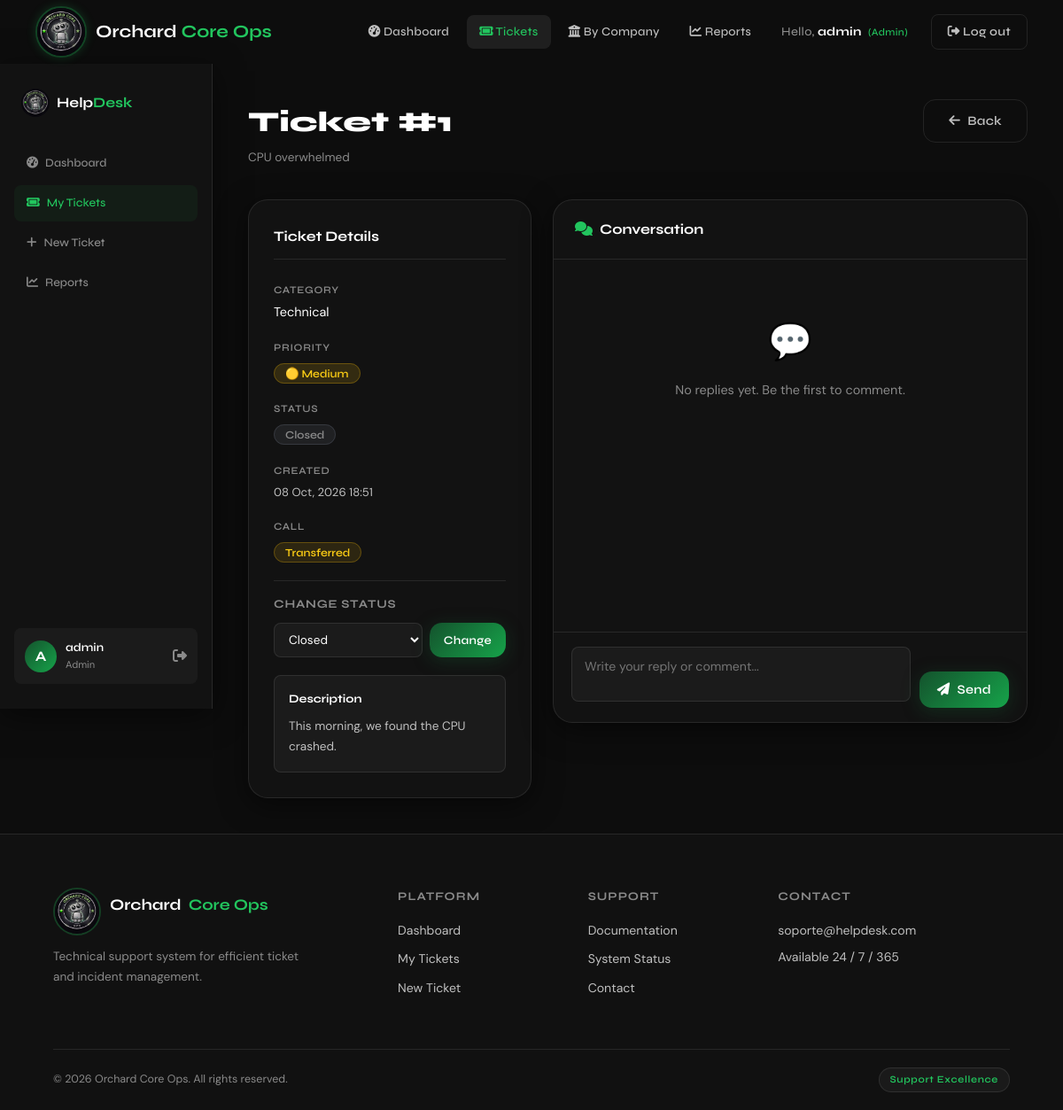
The page /tickets/ver/1 (signed in) on the database its author committed.
### models.py (models this page shows)
class Ticket(db.Model):
    __tablename__ = 'tickets'
    id          = db.Column(db.Integer, primary_key=True)
    titulo      = db.Column(db.String(150), nullable=False)
    descripcion = db.Column(db.Text, nullable=False)
    categoria   = db.Column(db.String(80), nullable=False)
    prioridad   = db.Column(db.String(20), nullable=False)
    empresa     = db.Column(db.String(50), nullable=False, default='SPARK')
    estado      = db.Column(db.String(20), default='abierto')
    call_status = db.Column(db.String(20))
    usuario_id  = db.Column(db.Integer, db.ForeignKey('users.id'), nullable=False)
    created_at  = db.Column(db.DateTime, default=datetime.utcnow)
    updated_at  = db.Column(db.DateTime, default=datetime.utcnow, onupdate=datetime.utcnow)
    responses   = db.relationship('Response', backref='ticket', lazy=True)

### modules/tickets/routes.py (the view, shortened to what this page needs)
@tickets_bp.route('/ver/<int:id>', methods=['GET', 'POST'])
@login_required
def view_ticket(id):
    ticket = Ticket.query.get_or_404(id)
    return render_template('tickets/view.html', ticket=ticket)

### modules/tickets/routes.py (called while the page is built)
def login_required(f):
    @wraps(f)
    def decorated_function(*args, **kwargs):
        if 'user_id' not in session:
            return redirect(url_for('auth.login'))
        return f(*args, **kwargs)
    return decorated_function

### templates/tickets/view.html (shortened to what this page needs)
{% extends 'base.html' %}
{% block content %}
<section class="dashboard-section">
  <aside class="sidebar glass-card">
    <div class="sidebar-logo">
      <img src="{{ url_for('static', filename='img/logo.png') }}" alt="Logo" style="width:32px;height:32px;border-radius:50%;object-fit:cover;" />
      <span class="logo-text">Help<span class="logo-accent">Desk</span></span>
    </div>
    <nav class="sidebar-nav">
      <a href="{{ url_for('dashboard.index') }}" class="sb-link">
        <i class="fa-solid fa-gauge-high" style="margin-right:8px;"></i>Dashboard
      </a>
      <a href="{{ url_for('tickets.list_tickets') }}" class="sb-link active">
        <i class="fa-solid fa-ticket" style="margin-right:8px;"></i>My Tickets
      </a>
      <a href="{{ url_for('tickets.create_ticket') }}" class="sb-link">
        <i class="fa-solid fa-plus" style="margin-right:8px;"></i>New Ticket
      </a>
      {% if session.get('rol') == 'admin' %}
      <a href="{{ url_for('reports.index') }}" class="sb-link">
        <i class="fa-solid fa-chart-line" style="margin-right:8px;"></i>Reports
      </a>
      {% endif %}
    </nav>
    <div class="sidebar-user">
      <div class="su-avatar">{{ session.get('username', 'U')[0].upper() }}</div>
      <div class="su-info">
        <span class="su-name">{{ session.get('username') }}</span>
        <span class="su-role">{{ session.get('rol','user')|role_label }}</span>
      </div>
      <a href="{{ url_for('auth.logout') }}" class="su-logout" title="Log out">
        <i class="fa-solid fa-right-from-bracket"></i>
      </a>
    </div>
  </aside>
  <div class="dashboard-main">
    <div class="dash-topbar">
      <div>
        <h1 class="dash-title">Ticket #{{ ticket.id }}</h1>
        <p class="dash-sub">{{ ticket.titulo }}</p>
      </div>
      <a href="{{ url_for('tickets.list_tickets') }}" class="btn-ghost">
        <i class="fa-solid fa-arrow-left"></i> Back
      </a>
    </div>
    <div style="display:grid;grid-template-columns:320px 1fr;gap:24px;align-items:start;">
      <div class="glass-card" style="padding:28px;">
        <h3 style="font-family:var(--font-head);font-size:1rem;font-weight:700;margin-bottom:20px;padding-bottom:12px;border-bottom:1px solid var(--border);">
          Ticket Details
        </h3>
        <div style="display:flex;flex-direction:column;gap:14px;margin-bottom:20px;">
          <div>
            <span style="font-size:0.72rem;color:var(--silver-dim);text-transform:uppercase;letter-spacing:0.06em;font-family:var(--font-head);font-weight:600;">Category</span>
            <p style="color:var(--white);font-size:0.9rem;margin-top:3px;">{{ ticket.categoria|categoria_label }}</p>
          </div>
          <div>
            <span style="font-size:0.72rem;color:var(--silver-dim);text-transform:uppercase;letter-spacing:0.06em;font-family:var(--font-head);font-weight:600;">Priority</span>
            <p style="margin-top:4px;">
              {% if ticket.prioridad == 'alta' %}
                <span style="padding:3px 12px;background:rgba(239,68,68,0.15);border:1px solid rgba(239,68,68,0.3);border-radius:20px;font-size:0.78rem;font-family:var(--font-head);font-weight:600;color:#f87171;">🔴 High</span>
              {% elif ticket.prioridad == 'media' %}
                <span style="padding:3px 12px;background:rgba(234,179,8,0.15);border:1px solid rgba(234,179,8,0.3);border-radius:20px;font-size:0.78rem;font-family:var(--font-head);font-weight:600;color:#facc15;">🟡 Medium</span>
              {% else %}
                <span style="padding:3px 12px;background:rgba(34,197,94,0.1);border:1px solid rgba(34,197,94,0.25);border-radius:20px;font-size:0.78rem;font-family:var(--font-head);font-weight:600;color:var(--green-glow);">🟢 Low</span>
              {% endif %}
            </p>
          </div>
          <div>
            <span style="font-size:0.72rem;color:var(--silver-dim);text-transform:uppercase;letter-spacing:0.06em;font-family:var(--font-head);font-weight:600;">Status</span>
            <p style="margin-top:4px;">
              {% if ticket.estado == 'abierto' %}
                <span style="padding:3px 12px;background:rgba(34,197,94,0.1);border:1px solid rgba(34,197,94,0.25);border-radius:20px;font-size:0.78rem;font-family:var(--font-head);font-weight:600;color:var(--green-glow);">Open</span>
              {% elif ticket.estado == 'en_proceso' %}
                <span style="padding:3px 12px;background:rgba(234,179,8,0.12);border:1px solid rgba(234,179,8,0.3);border-radius:20px;font-size:0.78rem;font-family:var(--font-head);font-weight:600;color:#facc15;">In Progress</span>
              {% else %}
                <span style="padding:3px 12px;background:rgba(107,114,128,0.15);border:1px solid rgba(107,114,128,0.3);border-radius:20px;font-size:0.78rem;font-family:var(--font-head);font-weight:600;color:var(--silver-dim);">Closed</span>
              {% endif %}
            </p>
          </div>
          <div>
            <span style="font-size:0.72rem;color:var(--silver-dim);text-transform:uppercase;letter-spacing:0.06em;font-family:var(--font-head);font-weight:600;">Created</span>
            <p style="color:var(--silver);font-size:0.82rem;margin-top:3px;">{{ ticket.created_at.strftime('%d %b, %Y %H:%M') }}</p>
          </div>
          {% if ticket.call_status %}
          <div>
            <span style="font-size:0.72rem;color:var(--silver-dim);text-transform:uppercase;letter-spacing:0.06em;font-family:var(--font-head);font-weight:600;">Call</span>
            <p style="margin-top:4px;">
              {% if ticket.call_status == 'Transferida' %}
                <span style="padding:3px 12px;background:rgba(234,179,8,0.12);border:1px solid rgba(234,179,8,0.3);border-radius:20px;font-size:0.78rem;font-family:var(--font-head);font-weight:600;color:#facc15;">Transferred</span>
              {% else %}
                <span style="padding:3px 12px;background:rgba(34,197,94,0.1);border:1px solid rgba(34,197,94,0.25);border-radius:20px;font-size:0.78rem;font-family:var(--font-head);font-weight:600;color:var(--green-glow);">Completed</span>
              {% endif %}
            </p>
          </div>
          {% endif %}
        </div>
        {% if session.get('rol') == 'admin' %}
        <div style="padding-top:16px;border-top:1px solid var(--border);">
          <h4 style="font-family:var(--font-head);font-size:0.82rem;font-weight:700;color:var(--silver-dim);text-transform:uppercase;letter-spacing:0.06em;margin-bottom:10px;">Change Status</h4>
          <form method="POST" action="{{ url_for('tickets.view_ticket', id=ticket.id) }}" style="display:flex;gap:8px;">
            <select name="estado" style="flex:1;padding:9px 12px;background:var(--white-dim2);border:1px solid var(--border);border-radius:var(--radius-sm);color:var(--white);font-size:0.85rem;outline:none;">
              <option value="cerrado" {% if ticket.estado == 'cerrado' %}selected{% endif %}>Closed</option>
            </select>
            <button type="submit" class="btn-primary" style="padding:9px 16px;font-size:0.82rem;">Change</button>
          </form>
        </div>
        {% endif %}
        <div style="margin-top:20px;padding:16px;background:var(--white-dim2);border-radius:var(--radius-sm);border:1px solid var(--border);">
          <h4 style="font-family:var(--font-head);font-size:0.82rem;font-weight:700;margin-bottom:8px;">Description</h4>
          <p style="color:var(--silver);font-size:0.85rem;line-height:1.7;">{{ ticket.descripcion }}</p>
        </div>
      </div>
      <div class="glass-card" style="display:flex;flex-direction:column;overflow:hidden;">
        <div style="padding:20px 24px;border-bottom:1px solid var(--border);">
          <h3 style="font-family:var(--font-head);font-size:1rem;font-weight:700;">
            <i class="fa-solid fa-comments" style="color:var(--green-glow);margin-right:8px;"></i>Conversation
          </h3>
        </div>
        <div id="chatBox" style="padding:20px;height:420px;overflow-y:auto;display:flex;flex-direction:column;gap:14px;">
          {% if ticket.responses|length == 0 %}
            <div style="text-align:center;color:var(--silver-dim);padding:40px 20px;">
              <div style="font-size:2.5rem;margin-bottom:12px;">💬</div>
              <p style="font-size:0.9rem;">No replies yet. Be the first to comment.</p>
            </div>
          {% endif %}
        </div>
        <div style="padding:16px 20px;border-top:1px solid var(--border);">
          <form method="POST" action="{{ url_for('tickets.view_ticket', id=ticket.id) }}"
                style="display:flex;gap:10px;align-items:flex-end;">
            <div style="flex:1;">
              <textarea name="contenido" rows="2"
                placeholder="Write your reply or comment..."
                style="width:100%;padding:12px 14px;background:var(--white-dim2);border:1px solid var(--border);border-radius:var(--radius-sm);color:var(--white);font-size:0.88rem;outline:none;resize:none;transition:var(--transition);"
                onfocus="this.style.borderColor='var(--green-glow)'"
                onblur="this.style.borderColor='var(--border)'"></textarea>
            </div>
            <button type="submit" class="btn-primary" style="padding:12px 20px;white-space:nowrap;">
              <i class="fa-solid fa-paper-plane"></i> Send
            </button>
          </form>
        </div>
      </div>
    </div>
  </div>
</section>
{% endblock %}

### rows shown on the page
Ticket: id "1", titulo "CPU overwhelmed", categoria|categoria_label "Technical", created_at "08 Oct, 2026 18:51", estado "Closed", descripcion "This morning, we found the CPU crashed."

### other values the page prints
{{ session.get('username') }} "admin"
{{ session.get('username', 'U')[0].upper() }} "A"
{{ session.get('rol','user')|role_label }} "Admin"
